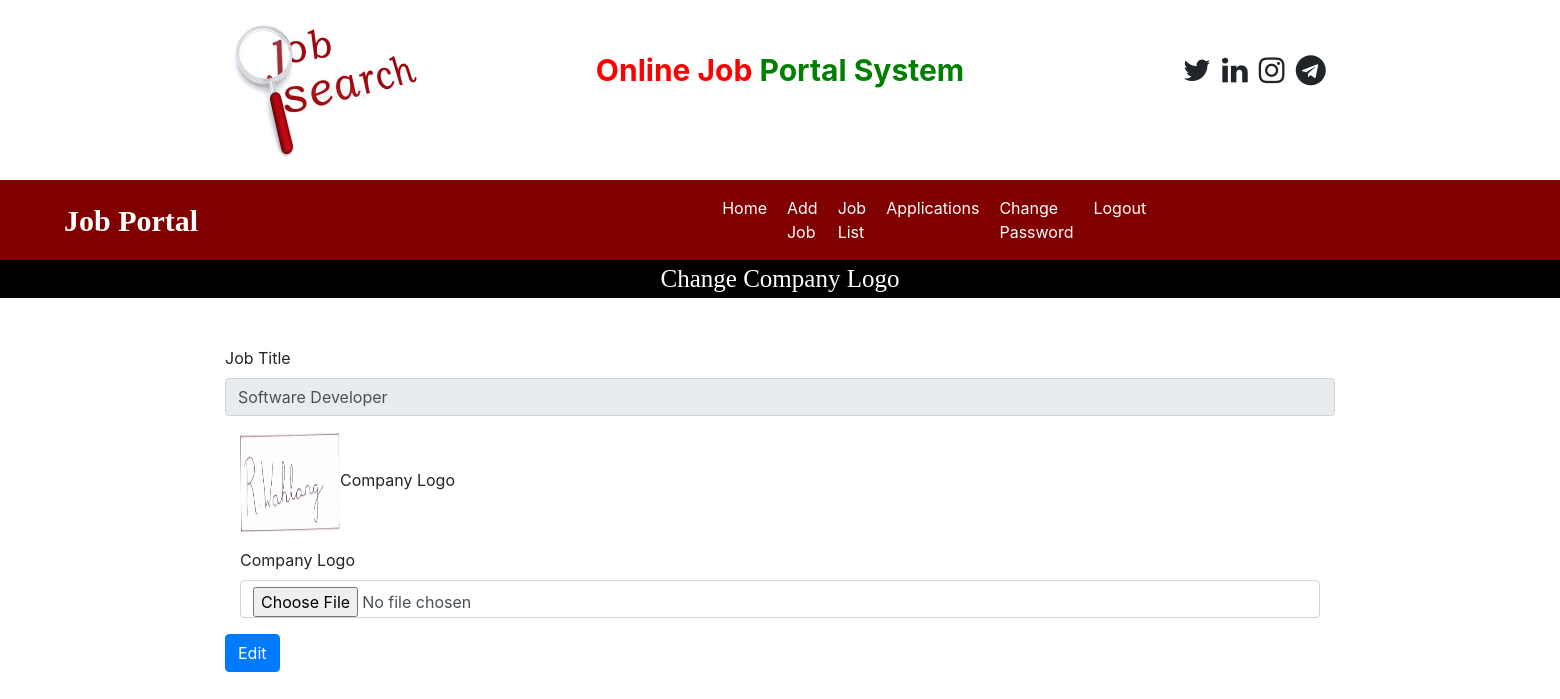
Before: /change_company_logo/1 (signed in) with the older database file.
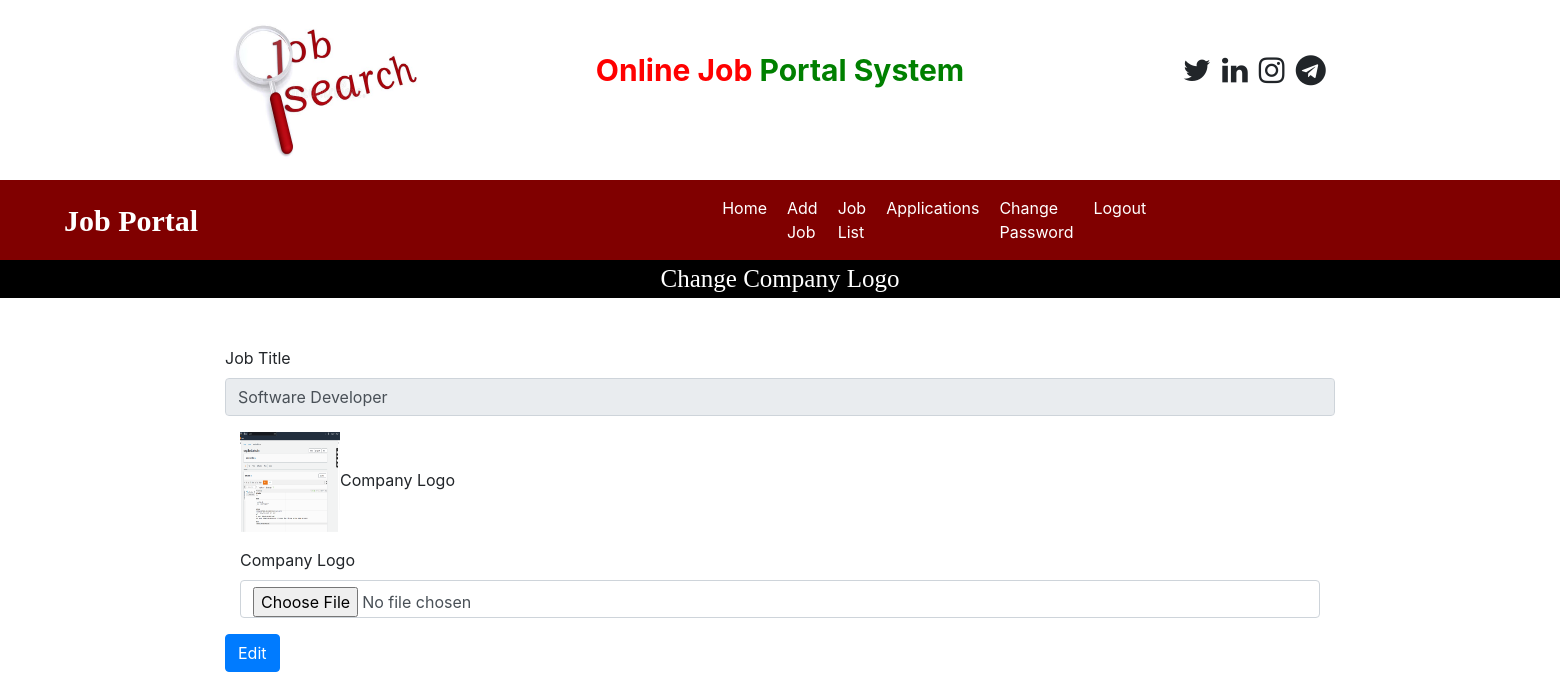
After: the same page with the newer database file.
### job/models.py (models this page shows, shortened)
class Job(models.Model):
    recruiter = models.ForeignKey(Recruiter, on_delete=models.CASCADE)
    start_date = models.DateField()
    end_date = models.DateField()
    image = models.FileField(null=True)
    title = models.CharField(max_length=100)
    salary = models.IntegerField()
    description = models.CharField(max_length=200)
    experience = models.CharField(max_length=50)
    location = models.CharField(max_length=100)
    skills = models.CharField(max_length=100)
    creation_date = models.DateField()

### job/views.py (the view, shortened to what this page needs)
# urls.py: path('change_company_logo/<int:pid>', change_company_logo, name="change_company_logo"),
def change_company_logo(request, pid):
    if not request.user.is_authenticated:
        return redirect('recruiter_login')
    error = ""
    job = Job.objects.get(id=pid)
    d = {'error': error, 'job': job}
    return render(request, 'change_company_logo.html', d)

### job/templates/change_company_logo.html (shortened to what this page needs)
{% load static %}
{% block body %}
{% include 'recruiter_navigations.html' %}
<div style="font-family:'Monotype Corsiva'; font-size:25px; color: white; background-color: black; text-align: center">
    Change Company Logo
</div>
<form class="container mt-5" name="signup" method="post" onsubmit="return checkPwd()" enctype="multipart/form-data">
    <div class="form-row">
        <div class="form-group col-md-12">
            <label>Job Title</label>
            <input type="text" class="form-control" name="title" value="{{job.title}}" readonly>
        </div>
    </div>
    <div class="form-group col-md-12">
        <img src="{{job.image.url}}" width="100" height="100">Company Logo
    </div>
    <div class="form-group col-md-12">
        <label>Company Logo</label>
        <input type="file" class="form-control" name="logo" required>
    </div>
    <input type="Submit" value="Edit" class="btn btn-primary">
</form>
{% endblock %}

Changed rows visible on the page:
changed Job "Software Developer": image: a different picture
